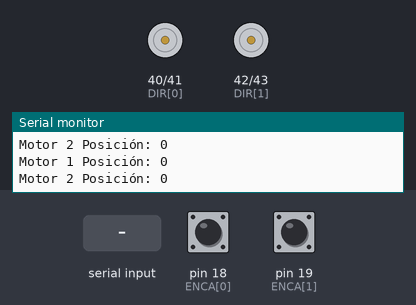
A sketch run on a simulated Arduino Mega 2560, built with avr-gcc and run on an emulated ATmega2560. Parts: direction and speed pins drawn as motors (green arrow = direction pin HIGH = forward, orange = LOW = backward, longer = more drive), the last lines printed to the serial monitor. The inputs (shaded band) are chosen by the test bench; at power-on: pin 18 (ENCA[0]) HIGH, pin 19 (ENCA[1]) HIGH.

Above: at 1.2 s.
1.3 s: "90,45\n" received over Serial
At 2.3 s:
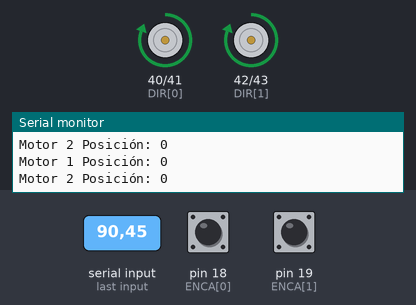
2.8 s: "1\n" received over Serial
At 2.96 s:
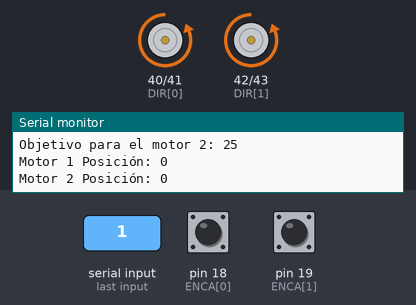
7.6 s: "30,150\n" received over Serial
At 8.7 s:
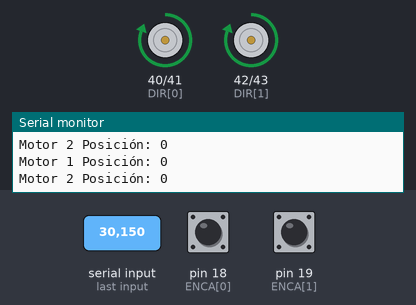
9.2 s: "1\n" received over Serial
At 10.7 s:
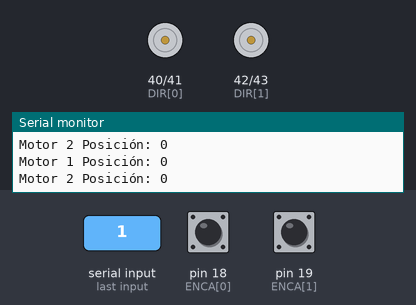
Timing chart, 0 to 11.8 s (numbered marks = the images above; inputs shaded):
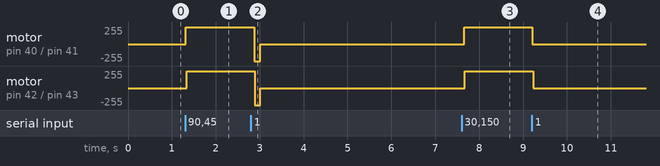

The sketch:

Prueba_2motor.ino
```cpp
#include <Servo.h>
Servo servoMotor;

// Definición de pines digitales a usar para los motores DC
const int numMotores = 2;
int ENCA[numMotores] = {18, 19}; //c1_m1 and c1_m2
int ENCB[numMotores] = {44, 45}; //c2_m1 and c2_m2
int DIR[numMotores] = {40, 42};
int PWM[numMotores] = {41, 43};
volatile int posi[numMotores] = {0,0}; // Posición del motor según el encoder

// Variables a usar en el control PID
long prevT[numMotores] = {0};
float eprev[numMotores] = {0};
float eintegral[numMotores] = {0};

// Rango de ángulos y valores de encoder
int rangoGrados = 90; // Rango en grados (-90 a 90)
int rangoEncoder = 2300; // Rango en valores del encoder (-2300 a 2300)

// Constantes PID (ajústalas según sea necesario)
float kp = 1.5;
float kd = 0.024;
float ki = 0.005;

// Vector de posiciones angulares objetivos de los motores DC
int targets[numMotores] = {0, 0};

void setup() {
  Serial.begin(9600);

  // Configuración de los pines de los motores como salida
  for (int i = 0; i < numMotores; i++) {
    pinMode(DIR[i], OUTPUT);
    pinMode(PWM[i], OUTPUT);
  }
  for (int i = 0; i < numMotores; i++) {
    pinMode(ENCA[i], INPUT_PULLUP);
    pinMode(ENCB[i], INPUT);
  }

  // Configuración de las interrupciones para el conteo de pulsos
  attachInterrupt(digitalPinToInterrupt(ENCA[0]), doEncodeA0, RISING);
  attachInterrupt(digitalPinToInterrupt(ENCA[1]), doEncodeA1, RISING);
}

void loop() {
  // Chequear si hay una entrada desde el monitor serial
  if (Serial.available()) {
    String input = Serial.readStringUntil('\n');
    int angulo = input.toInt(); // Convierte la entrada en un valor entero de grados
    if (angulo >= -rangoGrados && angulo <= rangoGrados) {
      // Convertir el ángulo a un valor del encoder
      targets[0] = map(angulo, -rangoGrados, rangoGrados, -rangoEncoder, rangoEncoder);
      targets[1] = map(angulo, -rangoGrados, rangoGrados, -rangoEncoder, rangoEncoder);
      Serial.print("Objetivo para el motor 1: ");
      Serial.println(targets[0]);
      Serial.print("Objetivo para el motor 2: ");
      Serial.println(targets[1]);
    }
  }

  // Aplicar control PID a ambos motores
  for (int i = 0; i < numMotores; i++) {
    long currT = micros();
    float deltaT = ((float)(currT - prevT[i])) / (1.0e6);

    prevT[i] = currT;
    int pos = 0;
    noInterrupts(); // Desactivar las interrupciones temporalmente durante la lectura
    pos = posi[i];
    interrupts(); // Volver a activar las interrupciones

    int e = targets[i] - pos;
    float dedt = (e - eprev[i]) / deltaT;
    eintegral[i] += e * deltaT;
    float u = kp * e + kd * dedt + ki * eintegral[i];

    // Limitar el valor de pwm a 255
    float pwr = fabs(u);
    if (pwr > 255) {
      pwr = 255;
    }

    // Dirección del motor
    int dir = 1;
    if (u < 0) {
      dir = -1;
    }
    setMotor(i, dir, pwr);
    eprev[i] = e;

    // Monitoreo continuo de la posición actual del encoder
    Serial.print("Motor ");
    Serial.print(i + 1);
    Serial.print(" Posición: ");
    Serial.println(posi[i]);
  }

  delay(100); // Espera 100 ms antes de la siguiente actualización
}

void setMotor(int motorIndex, int dir, int pwmVal) {
  analogWrite(PWM[motorIndex], pwmVal);
  if (dir == 1) {
    digitalWrite(DIR[motorIndex], HIGH);
  } else if (dir == -1) {
    digitalWrite(DIR[motorIndex], LOW);
  } else {
    digitalWrite(DIR[motorIndex], LOW);
  }
}

void doEncodeA0() {
  if (digitalRead(ENCB[0]) == 1) {
    posi[0]--;
  } else {
    posi[0]++;
  }
}

void doEncodeA1() {
  if (digitalRead(ENCB[1]) == 1) {
    posi[1]++;
  } else {
    posi[1]--;
  }
}
```

Measured:
- after the input at 1.3 s, motor on pin 40 (DIR[0]) / pin 41 (PWM[0]), motor on pin 42 (DIR[1]) / pin 43 (PWM[1]): stopped → forward 255/255 at once
- after the input at 2.8 s, motor on pin 40 (DIR[0]) / pin 41 (PWM[0]): forward 255/255 → backward 255/255 after 0.07 s, → stopped 0.14 s later; motor on pin 42 (DIR[1]) / pin 43 (PWM[1]): forward 255/255 → backward 255/255 after 0.09 s, → stopped 0.12 s later
- after the input at 7.6 s, motor on pin 40 (DIR[0]) / pin 41 (PWM[0]): stopped → forward 255/255 after 0.06 s; motor on pin 42 (DIR[1]) / pin 43 (PWM[1]): stopped → forward 255/255 after 0.08 s
- after the input at 9.2 s, motor on pin 40 (DIR[0]) / pin 41 (PWM[0]), motor on pin 42 (DIR[1]) / pin 43 (PWM[1]): forward 255/255 → stopped at once
